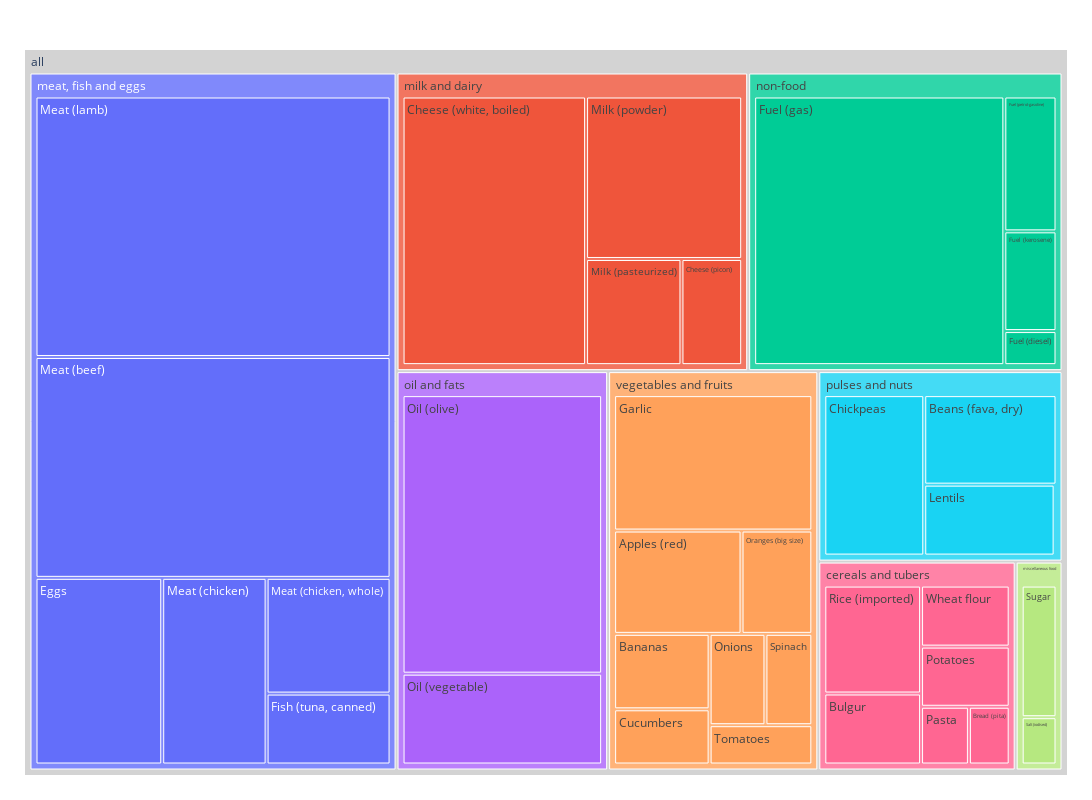

Notebook cell for this chart:
### Markdown cell above
# the relation between time and prices

### Code cell
# fig = plt.figure(figsize=(10,6))
fig = px.treemap(df, path=[px.Constant("all"), 'category', 'commodity'], values='price', height=800, width=1300)
fig.update_traces(root_color="lightgrey")
fig.update_layout(margin = dict(t=50, l=25, r=25, b=25))
fig.show()

### Figure 1 — Plotly figure (JSON) as saved in the notebook; plotly's stock layout.template omitted (floating-point values rounded to 4 significant figures)
{"data": [{"branchvalues": "total", "domain": {"x": [0, 1], "y": [0, 1]}, "hovertemplate": "labels=%{label}<br>price=%{value}<br>parent=%{parent}<br>id=%{id}<extra></extra>", "ids": ["all/vegetables and fruits/Apples (red)", "all/vegetables and fruits/Bananas", "all/pulses and nuts/Beans (fava, dry)", "all/cereals and tubers/Bread (pita)", "all/cereals and tubers/Bulgur", "all/milk and dairy/Cheese (picon)", "all/milk and dairy/Cheese (white, boiled)", "all/pulses and nuts/Chickpeas", "all/vegetables and fruits/Cucumbers", "all/meat, fish and eggs/Eggs", "all/meat, fish and eggs/Fish (tuna, canned)", "all/non-food/Fuel (diesel)", "all/non-food/Fuel (gas)", "all/non-food/Fuel (kerosene)", "all/non-food/Fuel (petrol-gasoline)", "all/vegetables and fruits/Garlic", "all/pulses and nuts/Lentils", "all/meat, fish and eggs/Meat (beef)", "all/meat, fish and eggs/Meat (chicken)", "all/meat, fish and eggs/Meat (chicken, whole)", "all/meat, fish and eggs/Meat (lamb)", "all/milk and dairy/Milk (pasteurized)", "all/milk and dairy/Milk (powder)", "all/oil and fats/Oil (olive)", "all/oil and fats/Oil (vegetable)", "all/vegetables and fruits/Onions", "all/vegetables and fruits/Oranges (big size)", "all/cereals and tubers/Pasta", "all/cereals and tubers/Potatoes", "all/pulses and nuts/Pulses", "all/cereals and tubers/Rice (imported)", "all/miscellaneous food/Salt (iodised)", "all/vegetables and fruits/Spinach", "all/miscellaneous food/Sugar", "all/vegetables and fruits/Tomatoes", "all/cereals and tubers/Wheat flour", "all/cereals and tubers", "all/meat, fish and eggs", "all/milk and dairy", "all/miscellaneous food", "all/non-food", "all/oil and fats", "all/pulses and nuts", "all/vegetables and fruits", "all"], "labels": ["Apples (red)", "Bananas", "Beans (fava, dry)", "Bread (pita)", "Bulgur", "Cheese (picon)", "Cheese (white, boiled)", "Chickpeas", "Cucumbers", "Eggs", "Fish (tuna, canned)", "Fuel (diesel)", "Fuel (gas)", "Fuel (kerosene)", "Fuel (petrol-gasoline)", "Garlic", "Lentils", "Meat (beef)", "Meat (chicken)", "Meat (chicken, whole)", "Meat (lamb)", "Milk (pasteurized)", "Milk (powder)", "Oil (olive)", "Oil (vegetable)", "Onions", "Oranges (big size)", "Pasta", "Potatoes", "Pulses", "Rice (imported)", "Salt (iodised)", "Spinach", "Sugar", "Tomatoes", "Wheat flour", "cereals and tubers", "meat, fish and eggs", "milk and dairy", "miscellaneous food", "non-food", "oil and fats", "pulses and nuts", "vegetables and fruits", "all"], "name": "", "parents": ["all/vegetables and fruits", "all/vegetables and fruits", "all/pulses and nuts", "all/cereals and tubers", "all/cereals and tubers", "all/milk and dairy", "all/milk and dairy", "all/pulses and nuts", "all/vegetables and fruits", "all/meat, fish and eggs", "all/meat, fish and eggs", "all/non-food", "all/non-food", "all/non-food", "all/non-food", "all/vegetables and fruits", "all/pulses and nuts", "all/meat, fish and eggs", "all/meat, fish and eggs", "all/meat, fish and eggs", "all/meat, fish and eggs", "all/milk and dairy", "all/milk and dairy", "all/oil and fats", "all/oil and fats", "all/vegetables and fruits", "all/vegetables and fruits", "all/cereals and tubers", "all/cereals and tubers", "all/pulses and nuts", "all/cereals and tubers", "all/miscellaneous food", "all/vegetables and fruits", "all/miscellaneous food", "all/vegetables and fruits", "all/cereals and tubers", "all", "all", "all", "all", "all", "all", "all", "all", ""], "root": {"color": "lightgrey"}, "type": "treemap", "values": [1371.0, 750.4, 1342.0, 265.8, 775.5, 673.9, 5155.0, 1818.0, 549.1, 2321.0, 862.5, 186.6, 7056, 546.1, 738.6, 2796.0, 1049.0, 7695.0, 1912.0, 1408.0, 9076.0, 1059.0, 2652.0, 5789.0, 1888.0, 531.1, 761.8, 312.2, 602, 15.1, 1179.0, 235.0, 446.0, 653.7, 420.6, 610.8, 3745.0, 23270.0, 9540.0, 888.7, 8527.0, 7676.0, 4224.0, 7626.0, 65500.0]}], "layout": {"height": 800, "legend": {"tracegroupgap": 0}, "margin": {"b": 25, "l": 25, "r": 25, "t": 50}, "width": 1300}}
